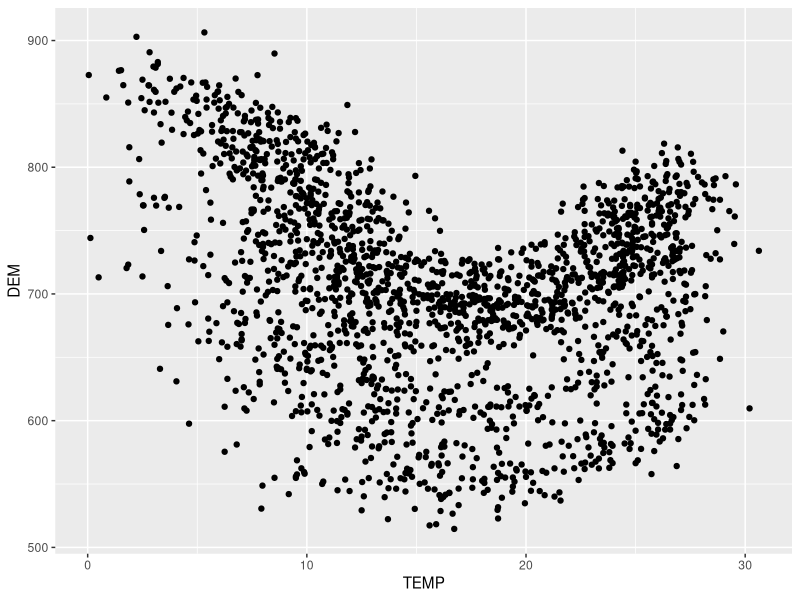
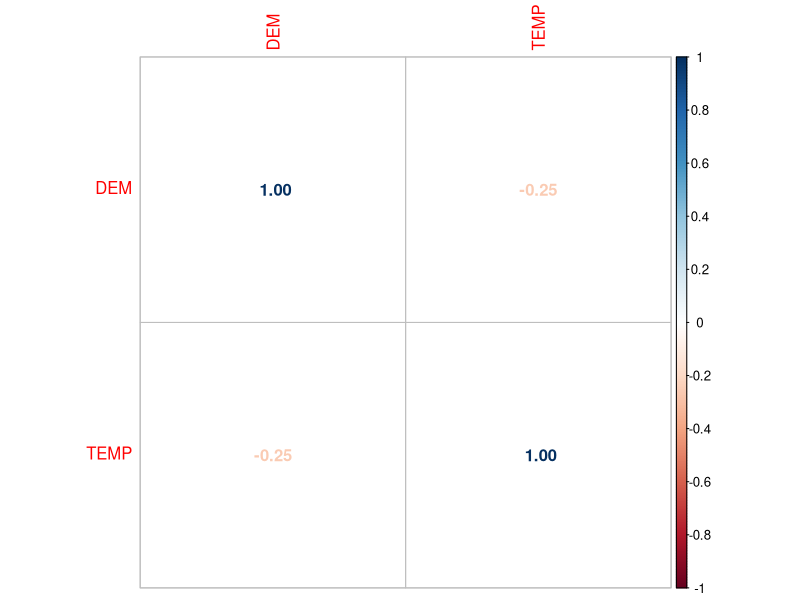
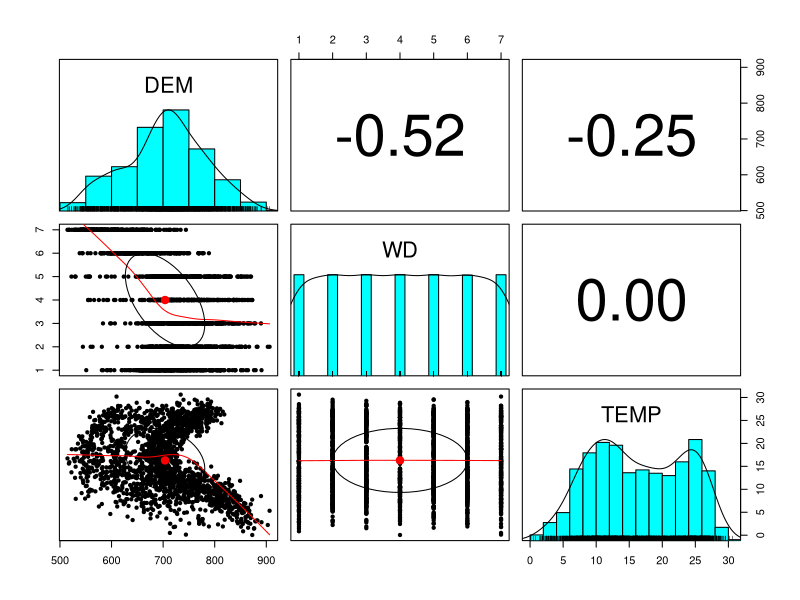
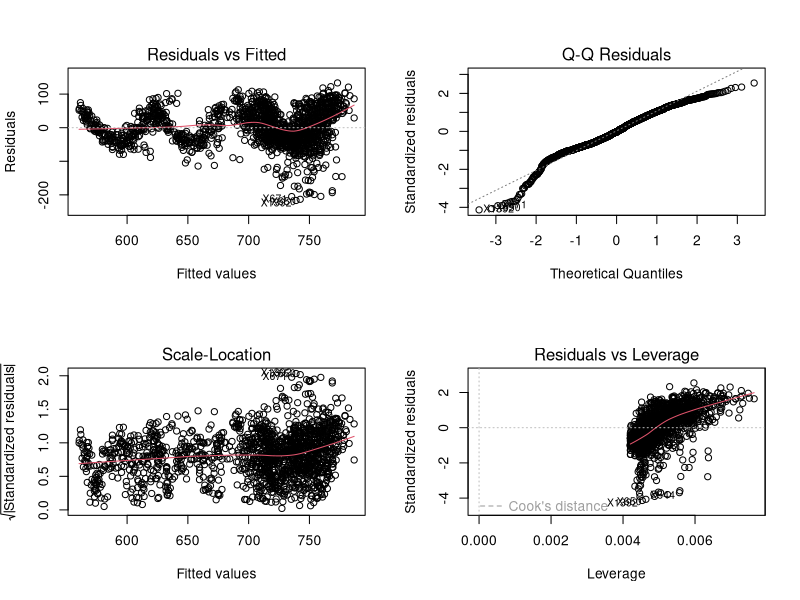
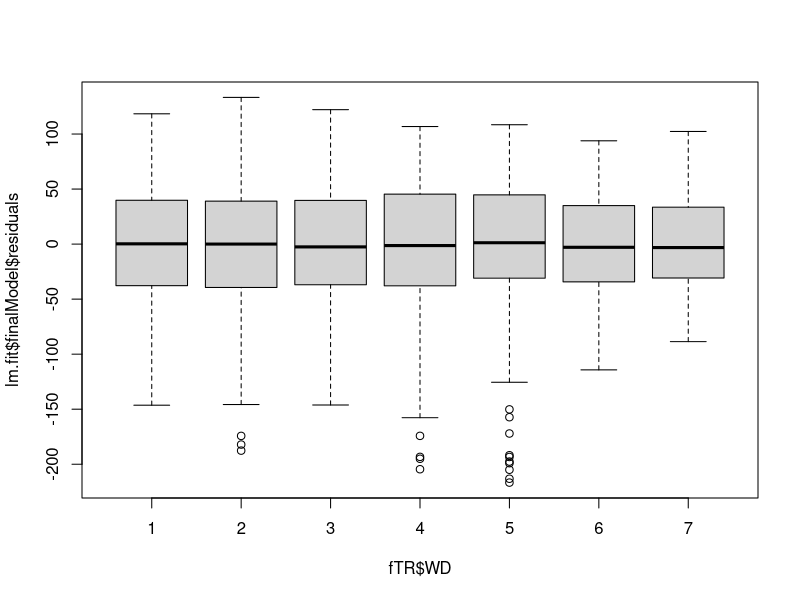
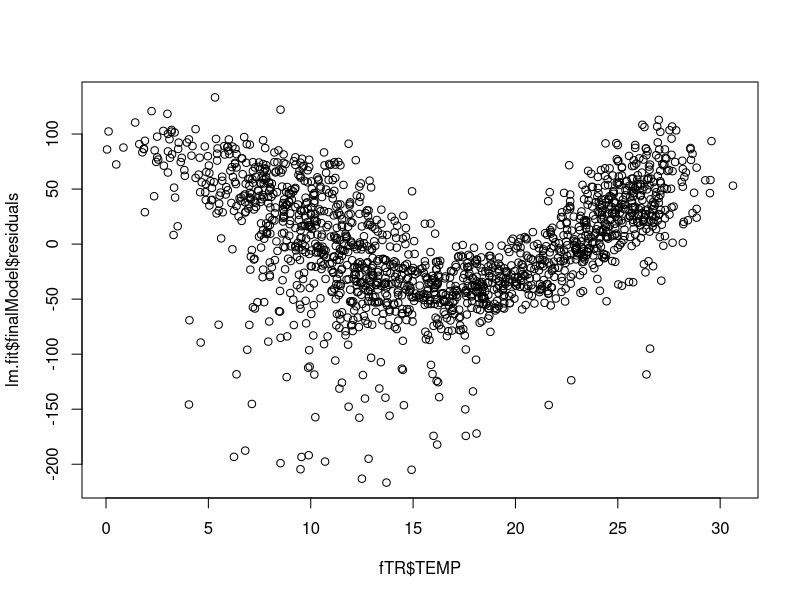
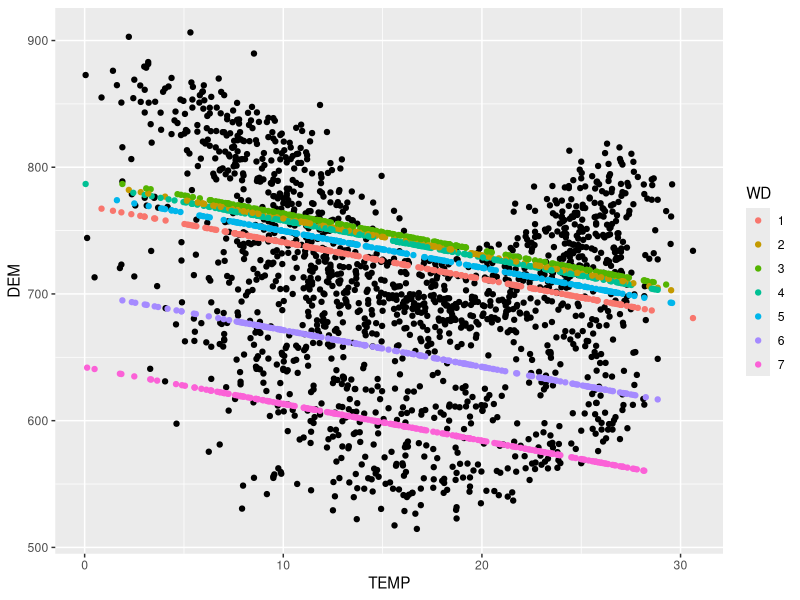
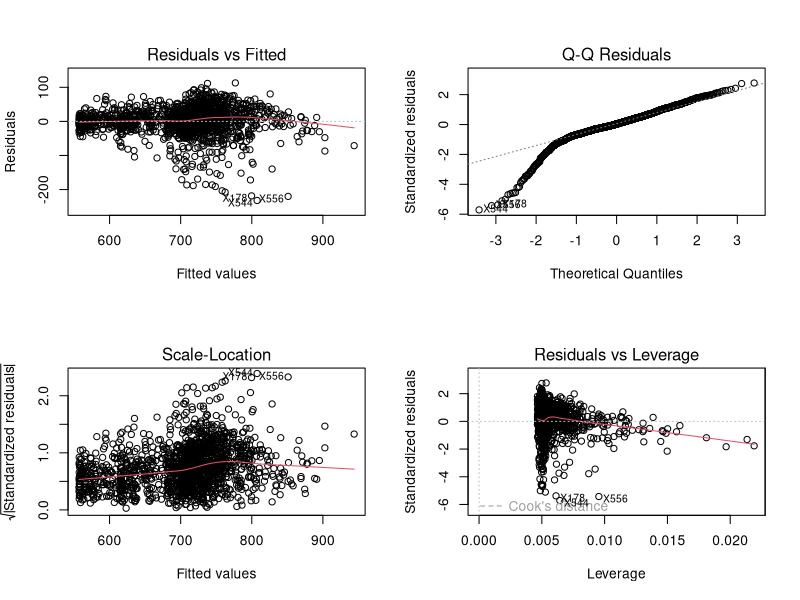

These figures' R source, in order: (Note: this script raises an error after producing the figures.)
## Load libraries --------------------------------------------------------------------------------
library(caret)
library(gam)
library(splines)
library(corrplot)
library(psych)

## LoadData 
fdata <- read.csv("DAILY_DEMAND.csv", sep = ";")
#Plot relation between temperature and demand
ggplot(fdata)+geom_point(aes(x=TEMP, y=DEM))
#We can see that there is a non-linear relation between them.


# Set variable types -----------------------------------------
fdata$WD = as.factor(fdata$WD);
fdata$fecha <- NULL
str(fdata)

#correlation plot of numeric variables
numvars <- sapply(fdata, class) %in% c("integer","numeric")
C <- cor(fdata[,numvars])
corrplot(C, method = "number")
pairs.panels(fdata)


## Divide the data into training and validation sets ---------------------------------------------------
set.seed(150) #For replication
ratioTR = 0.8 #Percentage for training
#create random 80/20 % split
trainIndex <- createDataPartition(fdata$DEM,     #output variable. createDataPartition creates proportional partitions
                                  p = ratioTR, #split probability
                                  list = FALSE, #Avoid output as a list
                                  times = 1) #only one partition
#obtain training and validation sets
fTR = fdata[trainIndex,]
fTS = fdata[-trainIndex,]


## Initialize trainControl -----------------------------------------------------------------------
#Use resampling for measuring generalization error
#K-fold with 10 folds
ctrl_tune <- trainControl(method = "cv",                     
                          number = 10,
                          summaryFunction = defaultSummary,    #Performance summary for comparing models in hold-out samples.
                          returnResamp = "final",              #Return final information about resampling
                          savePredictions = TRUE)              #save predictions

## Linear Regression -------------------------------------------------------------------------------------------
set.seed(150) #For replication
lm.fit = train(form = DEM ~ WD + TEMP, 
               data = fTR, 
               method = "lm", #Linear model
               preProcess = c("center","scale"),
               trControl = ctrl_tune, 
               metric = "RMSE")
lm.fit #information about the resampling settings
summary(lm.fit)  #information about the model trained


#Evaluate the model with training sets and diagnosis
fTR_eval = fTR
fTR_eval$lm_pred = predict(lm.fit,  newdata = fTR)  
par(mfrow=c(2,2))
plot(lm.fit$finalModel)
par(mfrow=c(1,1))
plot(lm.fit$finalModel$residuals~fTR$WD)
plot(lm.fit$finalModel$residuals~fTR$TEMP)

#Relation between DEM and TEMP
ggplot(fTR_eval)+geom_point(aes(x=TEMP, y = DEM))+geom_point(aes(x=TEMP, y = lm_pred,  color=WD))



#-------------------------------------------------------------------------------------------------
#----------------------- polynomial regression  ------------------------------------------------
#-------------------------------------------------------------------------------------------------
set.seed(150) #For replication
poly.fit = train(form = DEM ~ WD + poly(TEMP, degree = 2, raw = TRUE),
               data = fTR, 
               method = "lm", #Linear model
               preProcess = c("center","scale"),
               trControl = ctrl_tune, 
               metric = "RMSE")
poly.fit #information about the resampling settings
summary(poly.fit)  #information about the model trained


#Evaluate the model with training sets and diagnosis
fTR_eval$poly_pred = predict(poly.fit,  newdata = fTR)  

par(mfrow=c(2,2))
plot(poly.fit$finalModel)
par(mfrow=c(1,1))
plot(poly.fit$finalModel$residuals~fTR$WD)
plot(poly.fit$finalModel$residuals~fTR$TEMP)
#Non-linear effect seen in TEMP

#Relation between DEM and TEMP
ggplot(fTR_eval)+geom_point(aes(x=TEMP, y = DEM))+geom_point(aes(x=TEMP, y = poly_pred,  color=WD))




#-------------------------------------------------------------------------------------------------
#----------------------- GAM with splines   ------------------------------------------------
#-------------------------------------------------------------------------------------------------

set.seed(150) #For replication
gam.fit = train(form = DEM ~ WD + TEMP,
                data = fTR, 
                method = "gamSpline",
                tuneGrid = data.frame(df = seq(2,10,2)),
                preProcess = c("center","scale"),
                trControl = ctrl_tune, 
                metric = "RMSE")
gam.fit #information about the resampling settings
ggplot(gam.fit)
summary(gam.fit)  #information about the model trained
#Plot the fitted splines
#Careful, if library "car" is loaded, this plot gives an error
plot(gam.fit$finalModel, se=TRUE ,col ="blue ")


#Evaluate the model with training sets and diagnosis
fTR_eval$gam_pred = predict(gam.fit,  newdata = fTR)  
res
plot(gam.fit$finalModel$residuals~fTR$WD)
plot(gam.fit$finalModel$residuals~fTR$TEMP)
# Looks flat now

#Relation between DEM and TEMP
ggplot(fTR_eval)+geom_point(aes(x=TEMP, y = DEM))+geom_point(aes(x=TEMP, y = gam_pred,  color=WD))




#-------------------------------------------------------------------------------------------------
#----------------------- GAM with splines & Holidays   ------------------------------------------------
#-------------------------------------------------------------------------------------------------
# POSSIBLE IMPROVEMENTS
# - Holidays (How?)
fTR$WD[(fTR_eval$DEM-fTR_eval$gam_pred)<(-80)] <- 7

set.seed(150) #For replication
gam.fit = train(form = DEM ~ WD + TEMP,
                data = fTR, 
                method = "gamSpline",
                tuneGrid = data.frame(df = seq(2,10,2)),
                preProcess = c("center","scale"),
                trControl = ctrl_tune, 
                metric = "RMSE")
gam.fit #information about the resampling settings
ggplot(gam.fit)
summary(gam.fit)  #information about the model trained
#Plot the fitted splines
#Careful, if library "car" is loaded, this plot gives an error
plot(gam.fit$finalModel, se=TRUE ,col ="blue ")


#Evaluate the model with training sets and diagnosis
fTR_eval$gam_pred = predict(gam.fit,  newdata = fTR)  
with(fTR_eval,plot(gam_pred-DEM ~ TEMP)) # Nice although there is still heterocedasticity

#Relation between DEM and TEMP
ggplot(fTR_eval)+geom_point(aes(x=TEMP, y = DEM))+geom_point(aes(x=TEMP, y = gam_pred,  color=WD))
